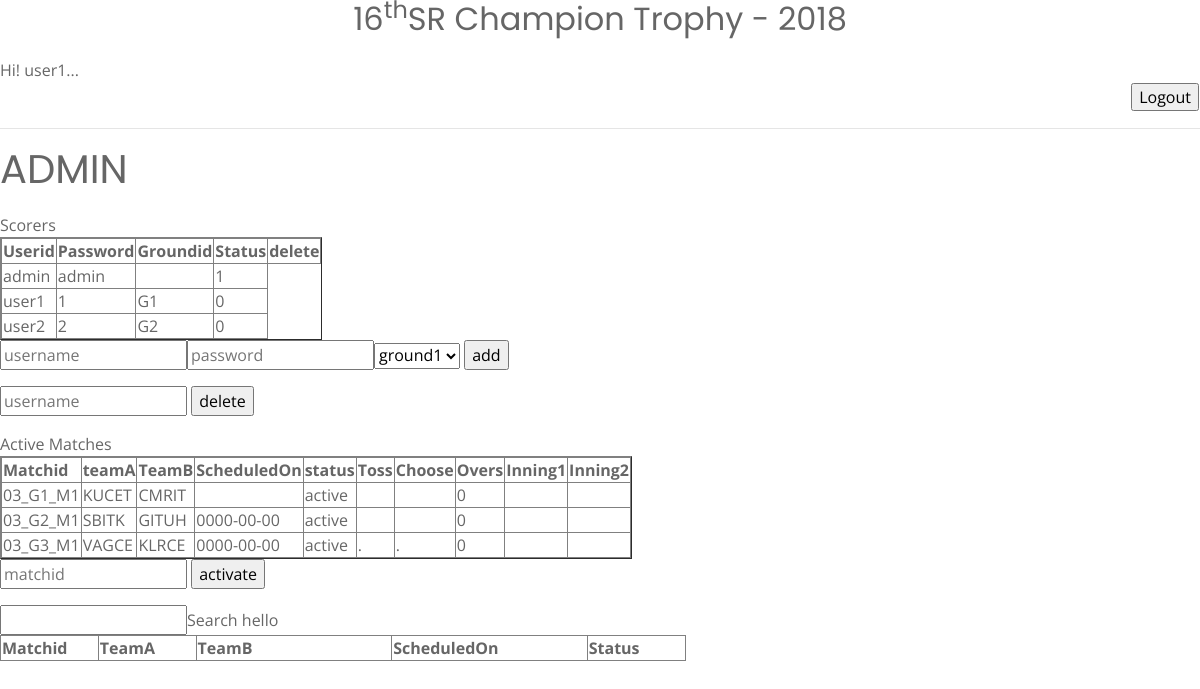
Page /src/entry/admin.php (signed in) on the committed database.
### tables this page shows
CREATE TABLE `matches_2018` (
  `matchid` varchar(10) NOT NULL,
  `team1id` varchar(15) NOT NULL,
  `team2id` varchar(15) NOT NULL,
  `scheduledon` date DEFAULT NULL,
  `status` varchar(15) NOT NULL,
  `toss_teamid` varchar(15) DEFAULT NULL,
  `toss_type` varchar(7) DEFAULT NULL,
  `overs` int(2) NOT NULL,
  `inning1start` datetime DEFAULT CURRENT_TIMESTAMP,
  `inning1end` datetime DEFAULT CURRENT_TIMESTAMP,
  `inning2start` datetime DEFAULT CURRENT_TIMESTAMP,
  `inning2end` datetime DEFAULT CURRENT_TIMESTAMP,
  `winner_teamid` varchar(15) DEFAULT NULL,
  `remarks` varchar(50) DEFAULT NULL
);

### src/entry/admin.php (the view, shortened to what this page needs)
<html>
 <head>
 </head>
 <body>
 <div id="container">
        <?php
          $con=getConnection();
        include 'header.php';
            echo "<h1>ADMIN</h1>";
            echo "<div id='row'>";
            echo "<div>Scorers</div>";
          echo "<div><table border=1 style='display:inline-block' title='Scorers'>";
          echo "<tr><th>Userid</th><th>Password</th><th>Groundid</th><th>Status</th><th>delete</th>";
          $qry1=mysqli_query($con,"SELECT * from login");
          while($res=mysqli_fetch_array($qry1))
          {
              echo "<tr><td>$res[0]</td><td>$res[1]</td><td>$res[2]</td><td>$res[3]</td> </tr>";
          }
          echo "</table>";
          echo "<div id='row'>";
          echo "<form name='addscorer' method='post' action=''>";
          echo "<tr><td><input type='text' name='uname' placeholder='username' id='uname'/></td>";
          echo "<td><input type='text' placeholder='password' name='pwd'/></td>";
          echo "<td><select name='ground'> <option value='G1'>ground1</option> <option value='G2'>ground2</option> <option value='G3'>ground3</option> <option value='G4'>ground4</option></select></td>";
           echo "<td> <input type='submit' name='AddScorer' value='add'/></td></tr></form>";
           echo "<form name='deletescorer' method='post' action=''>";
           echo "<tr><td><input type='text' name='uname' placeholder='username' id='uname'/></td>";
          echo "<td> <input type='submit' name='DeleteScorer' value='delete'/></td></tr></form>";
           echo "</div></div>";
          ?>
          <div>Active Matches</div>
          <div>
         <?php
           $qry=mysqli_query($con,"SELECT * from `matches_2018` where `status` like 'active' ");
           echo "<table border=1 style='display:inline-block' title='Active Matches'>";
            echo "<tr><th>Matchid</th><th>teamA</th><th>TeamB</th><th>ScheduledOn</th>";
            echo "<th>status</th><th>Toss</th><th>Choose</th><th>Overs</th><th>Inning1</th><th>Inning2</th></tr>";
            while($res=mysqli_fetch_array($qry))
            {
                echo "<tr>";
                for($i=0;$i<10;$i++)
                {
                    echo "<td>$res[$i]</td>";
                }
                echo "</tr>";
            }
            echo "</table>";
            echo "<form name='activatematch' method='post' action=''>";
            echo "<tr><td><input type='text' name='matchid' placeholder='matchid' id='matchid'/></td>";
            echo "<td> <input type='submit' name='ActivateMatch' value='activate'/></td></tr></form>";
          ?>
        </div>
        </div>
    <input type="text" name="ajaxmatchid" id="ajaxmatchid" onkeyup="loaddata();">Search
    <table id="display_info" border="1">
     <tr>
       <th width="10%">Matchid</th>
       <th width="10%">TeamA</th>
       <th width="20%">TeamB</th>
       <th width="20%">ScheduledOn</th>
       <th width="10%">Status</th>
    </table>
    </div>
 </body>
 </html>

### src/entry/header.php (shortened to what this page needs)
<head>
  <link href="../../lib/bootstrap/css/bootstrap.min.css" rel="stylesheet">
  <link href="../../lib/font-awesome/css/font-awesome.min.css" rel="stylesheet">
  <link href="../../lib/animate/animate.min.css" rel="stylesheet">
  <link href="../../lib/css/style.css" rel="stylesheet">
</head>
	<?php
	echo "<center><h2>16<sup>th</sup>SR Champion Trophy - 2018</h2></center>";
	if(isset($_SESSION['username'])){
	echo "<div id='d1'>";
	echo "Hi! ", $_SESSION['username'], "...";
	echo "<table><tr><td width='100%'>";
	?>
	<td>
	<form name='logout_form' method='post' action='logout.php'>
	 <input type='submit' value='Logout'>
	</form> </td> </tr>
	</table>
	<hr style='margin-top:0px'>
	</div>
	<?php
	}
	?>

### rows in the picture
matches_2018: matchid "03_G1_M1", team1id "KUCET", team2id "CMRIT", status "active", overs "0"
matches_2018: matchid "03_G2_M1", team1id "SBITK", team2id "GITUH", scheduledon "0000-00-00", status "active", overs "0"
matches_2018: matchid "03_G3_M1", team1id "VAGCE", team2id "KLRCE", scheduledon "0000-00-00", status "active", toss_teamid ".", toss_type ".", overs "0"

### other values in the picture
$_SESSION['username'] "user1"
$res[0] "admin"
$res[1] "admin"
$res[3] "1"
$res[0] "user1"
$res[1] "1"
$res[2] "G1"
$res[3] "0"
$res[0] "user2"
$res[1] "2"
$res[2] "G2"
